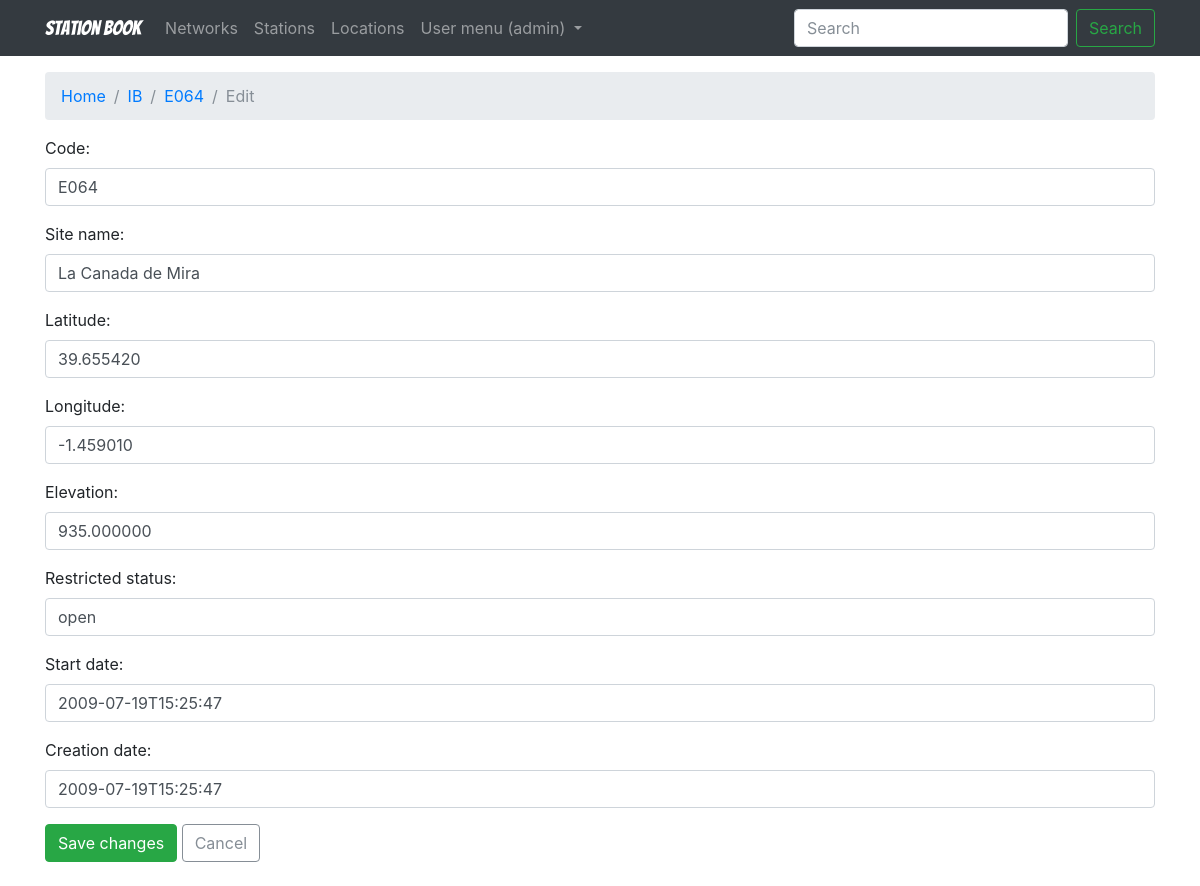
/network/151/station/4165/edit (signed in), run on the app's committed database.
### book/models.py (models this page shows, shortened)
class FdsnStation(models.Model):
    fdsnStation_fdsnNetwork = models.ForeignKey(
        FdsnNetwork, related_name='fdsn_stations', on_delete=models.CASCADE, default=None)
    code = models.CharField(max_length=STRING_LENGTH_SHORT)
    site_name = models.CharField(max_length=STRING_LENGTH_SHORT, blank=True)
    latitude = models.DecimalField(max_digits=9, decimal_places=6, blank=True)
    longitude = models.DecimalField(max_digits=9, decimal_places=6, blank=True)
    elevation = models.DecimalField(max_digits=10, decimal_places=6, blank=True)
    restricted_status = models.CharField(max_length=STRING_LENGTH_SHORT, blank=True)
    start_date = models.CharField(max_length=STRING_LENGTH_SHORT, blank=True)
    creation_date = models.CharField(max_length=STRING_LENGTH_SHORT, blank=True)

class FdsnNetwork(models.Model):
    code = models.CharField(max_length=STRING_LENGTH_SHORT, unique=True)
    description = models.CharField(max_length=STRING_LENGTH_SHORT, blank=True)
    start_date = models.CharField(max_length=STRING_LENGTH_SHORT, blank=True)
    restricted_status = models.CharField(max_length=STRING_LENGTH_SHORT, blank=True)

### book/views.py (the view, shortened to what this page needs)
@method_decorator(login_required, name='dispatch')
class StationUpdateView(UpdateView):
    model = FdsnStation
    fields = ('code', 'site_name', 'latitude', 'longitude', 'elevation',
    'restricted_status', 'start_date', 'creation_date')
    template_name = 'station_edit.html'
    pk_url_kwarg = 'station_pk'
    context_object_name = 'station'

### book/templatetags/form_tags.py (called while the page is built)
@register.filter
def input_class(bound_field):
    css_class = ''
    if bound_field.form.is_bound:
        if bound_field.errors:
            css_class = 'is-invalid'
        elif field_type(bound_field) != 'PasswordInput':
            css_class = 'is-valid'
    return 'form-control {}'.format(css_class)

### templates/station_edit.html (shortened to what this page needs)
{% extends 'base.html' %}
{% load static %}
{% block breadcrumb %}
<li class="breadcrumb-item"><a href="{% url 'home' %}">Home</a></li>
<li class="breadcrumb-item"><a href="{% url 'network_details' station.fdsnStation_fdsnNetwork.pk %}">{{ station.fdsnStation_fdsnNetwork.code }}</a></li>
<li class="breadcrumb-item"><a href="{% url 'station_details' station.fdsnStation_fdsnNetwork.pk station.pk %}">{{ station.code }}</a></li>
<li class="breadcrumb-item active">Edit</li>
{% endblock %}
{% block content %}
<form method="post" class="mb-4" novalidate>
    {% include 'includes/form.html' %}
    <button type="submit" class="btn btn-success">Save changes</button>
    <a href="{% url 'station_details' station.fdsnStation_fdsnNetwork.pk station.pk %}" class="btn btn-outline-secondary" role="button">Cancel</a>
</form>
{% endblock %}

### templates/base.html (shortened to what this page needs)
{% load static %}
<!DOCTYPE html>
<html>
<head>
  <link rel="stylesheet" href="{% static 'css/bootstrap.min.css' %}">
  <link rel="stylesheet" href="{% static 'css/app.css' %}">
</head>
<body>
  {% block body %}
  <nav class="navbar navbar-expand-sm navbar-dark bg-dark">
    <div class="container">
      <a class="navbar-brand" href="{% url 'home' %}">Station Book</a>
      <div class="collapse navbar-collapse" id="mainMenu">
        {% if user.is_authenticated %}
        <ul class="navbar-nav mr-auto">
          <li class="nav-item">
            <a class="nav-link" href="{% url 'networks' %}">Networks</a>
          </li>
          <li class="nav-item">
            <a class="nav-link" href="{% url 'stations' %}">Stations</a>
          </li>
          <li class="nav-item">
            <a class="nav-link" href="{% url 'locations' %}">Locations</a>
          </li>
          <li class="nav-item dropdown">
            <a class="nav-link dropdown-toggle" href="#" id="userMenu" data-toggle="dropdown" aria-haspopup="true" aria-expanded="false">
              User menu ({{ user.username }})
            </a>
          </li>
        </ul>
        {% endif %}
        <ul class="navbar-nav ml-auto">
          <form class="form-inline my-2 my-lg-0">
            <input class="form-control mr-sm-2" type="text" placeholder="Search" aria-label="Search">
            <button class="btn btn-outline-success my-2 my-sm-0" type="submit">Search</button>
          </form>
        </ul>
      </div>
    </div>
  </nav>
  <div class="container">
    <ol class="breadcrumb my-3">
      {% block breadcrumb %}
      {% endblock %}
    </ol>
    {% block content %}
    {% endblock %}
  </div>
  {% endblock body %}
</body>
</html>

### templates/includes/form.html (shortened to what this page needs)
{% load form_tags widget_tweaks %}
{% for field in form %}
  <div class="form-group">
    {{ field.label_tag }}
    {% if form.is_bound %}
      {% render_field field class=field|input_class %}
      {% for error in field.errors %}
        <div class="invalid-feedback">
          {{ error }}
        </div>
      {% endfor %}
    {% else %}
      {% render_field field class=field|input_class %}
    {% endif %}
  </div>
{% endfor %}

### static/css/app.css (style rules this page uses)
.navbar-brand { font-family: 'Bangers'; }

### data on the page
FdsnStation: fdsnStation_fdsnNetwork.code "IB", code "E064", code "E064" "La Canada de Mira" "39.655420" "-1.459010" "935.000000" "open" "2009-07-19T15:25:47" "2009-07-19T15:25:47"

### other printed values
{{ user.username }} "admin"
{{ field.label_tag }} "Code:" "Site name:" "Latitude:" "Longitude:" "Elevation:" "Restricted status:" "Start date:" "Creation date:"
